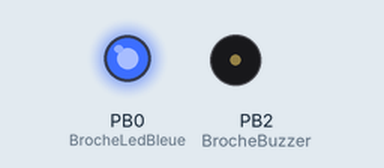
Recording of a sketch running on a simulated ATtiny85, built with avr-gcc and run on an emulated ATtiny85. Shown: output pins drawn as LEDs (lit = HIGH), buzzer (waves = sounding, pin HIGH). Sleep ends after the set time or at an interrupt. At 12.8 s the program stops and its outputs stay as they are.

Above: at 1.0 s.
At 12.2 s:
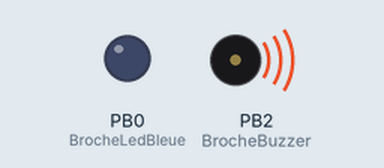
At 12.9 s:
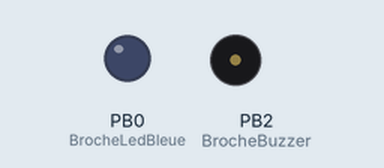
Timing chart, 0 to 14.3 s (numbered marks = the images above):
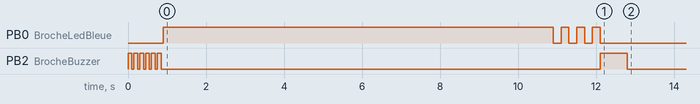

Measured:
- by itself, PB0 (BrocheLedBleue): repeats every 0.40 s: LOW 0.20 s, HIGH 0.20 s, until it stays LOW from 12.1 s
- by itself, PB2 (BrocheBuzzer): goes 5 × (HIGH 0.10 s, LOW 0.05 s), HIGH 0.10 s, LOW 11.3 s, HIGH 0.70 s, then LOW

The sketch:

WakeUp.ino
```cpp
// ####################################################################################################################################################################################
//                                                            CLAUDE DUFOURMONT WakeUp ATtiny85 par RP-C18.3-ST
// ####################################################################################################################################################################################
// Fonctionne en mode deep sleep logiciel
// Alimentation unique en 5V, le courant de sommeil est de 0,51µA
// Le wake up consiste à venir créer un front descendant sur le RESET (PB05)de l'ATtiny85 grâce à la saturation du mosfet aprés une pression sur le RP-C18.3-ST ("jauge de contrainte")
// Vidéo DFT_#142
// https://www.youtube.com/c/ClaudeDufourmont
// #####################################################################################################################################################################################
//
//-------------------------------------------------------------------------------------------------------------------------------------------------------------------------------------
//
// Ici le code a été considéré comme du setup,  (un seul démarrage, pas de bouclage)
//
//-------------------------------------------------------------------------------------------------------------------------------------------------------------------------------------

  #include<avr/sleep.h>
  #define adc_disable()(ADCSRA &=~(1<<ADEN))

  #define BrocheLedBleue 0
  #define BrocheBuzzer 2

  void setup()
  {
  pinMode (BrocheLedBleue, OUTPUT);
  pinMode (BrocheBuzzer, OUTPUT);

  digitalWrite (BrocheBuzzer, HIGH);
  delay(100);
  digitalWrite (BrocheBuzzer, LOW);
  delay(50);

  digitalWrite (BrocheBuzzer, HIGH);
  delay(100);
  digitalWrite (BrocheBuzzer, LOW);
  delay(50);

  digitalWrite (BrocheBuzzer, HIGH);
  delay(100);
  digitalWrite (BrocheBuzzer, LOW);
  delay(50);

  digitalWrite (BrocheBuzzer, HIGH);
  delay(100);
  digitalWrite (BrocheBuzzer, LOW);
  delay(50);

  digitalWrite (BrocheBuzzer, HIGH);
  delay(100);
  digitalWrite (BrocheBuzzer, LOW);
  delay(50);

  digitalWrite (BrocheBuzzer, HIGH);
  delay(100);
  digitalWrite (BrocheBuzzer, LOW);
  delay(50);

  digitalWrite (BrocheLedBleue, HIGH);

  adc_disable();
  set_sleep_mode(SLEEP_MODE_PWR_DOWN);

  delay(10000);                       // Preparation SLEEP : animation LedBleue et Buzzer avant sleep
  digitalWrite (BrocheLedBleue, LOW);
  digitalWrite (BrocheBuzzer, LOW);

  delay (200);
  digitalWrite (BrocheLedBleue, HIGH);

  delay (200);
  digitalWrite (BrocheLedBleue, LOW);

  delay (200);
  digitalWrite (BrocheLedBleue, HIGH);

  delay (200);
  digitalWrite (BrocheLedBleue, LOW);

  delay (200);
  digitalWrite (BrocheLedBleue, HIGH);

  delay (200);
  digitalWrite (BrocheLedBleue, LOW);
  digitalWrite (BrocheBuzzer, HIGH);
  delay(700);
  digitalWrite (BrocheBuzzer, LOW);

  sleep_enable();                                     // Activation deep sleep
  sleep_cpu();
  }

  void loop () {
//***************************************************************************************************************************************************************************************
//                                                                                  VOLONTAIREMENT PAS DE BOUCLE
//***************************************************************************************************************************************************************************************
  }
```
